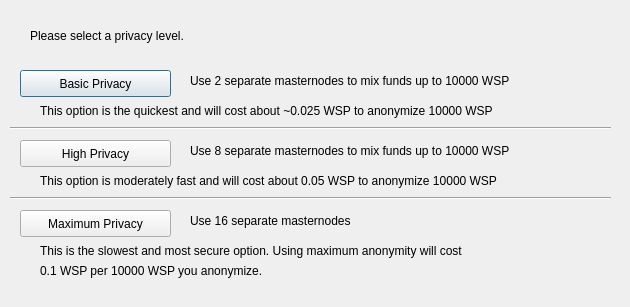
<?xml version="1.0" encoding="UTF-8"?>
<ui version="4.0">
    <class>ObfuscationConfig</class>
    <widget class="QDialog" name="ObfuscationConfig">
        <property name="geometry">
            <rect>
                <x>0</x>
                <y>0</y>
                <width>630</width>
                <height>307</height>
            </rect>
        </property>
        <property name="windowTitle">
            <string>Configure Obfuscation</string>
        </property>
        <widget class="QPushButton" name="buttonBasic">
            <property name="geometry">
                <rect>
                    <x>20</x>
                    <y>70</y>
                    <width>151</width>
                    <height>27</height>
                </rect>
            </property>
            <property name="text">
                <string>Basic Privacy</string>
            </property>
        </widget>
        <widget class="QPushButton" name="buttonHigh">
            <property name="geometry">
                <rect>
                    <x>20</x>
                    <y>140</y>
                    <width>151</width>
                    <height>27</height>
                </rect>
            </property>
            <property name="text">
                <string>High Privacy</string>
            </property>
        </widget>
        <widget class="QPushButton" name="buttonMax">
            <property name="geometry">
                <rect>
                    <x>20</x>
                    <y>210</y>
                    <width>151</width>
                    <height>27</height>
                </rect>
            </property>
            <property name="text">
                <string>Maximum Privacy</string>
            </property>
        </widget>
        <widget class="QLabel" name="label">
            <property name="geometry">
                <rect>
                    <x>30</x>
                    <y>20</y>
                    <width>571</width>
                    <height>31</height>
                </rect>
            </property>
            <property name="text">
                <string>Please select a privacy level.</string>
            </property>
        </widget>
        <widget class="QLabel" name="label_2">
            <property name="geometry">
                <rect>
                    <x>190</x>
                    <y>70</y>
                    <width>421</width>
                    <height>21</height>
                </rect>
            </property>
            <property name="text">
                <string>Use 2 separate masternodes to mix funds up to 10000 WSP</string>
            </property>
        </widget>
        <widget class="QLabel" name="label_3">
            <property name="geometry">
                <rect>
                    <x>190</x>
                    <y>140</y>
                    <width>411</width>
                    <height>21</height>
                </rect>
            </property>
            <property name="text">
                <string>Use 8 separate masternodes to mix funds up to 10000 WSP</string>
            </property>
        </widget>
        <widget class="QLabel" name="label_4">
            <property name="geometry">
                <rect>
                    <x>190</x>
                    <y>210</y>
                    <width>421</width>
                    <height>21</height>
                </rect>
            </property>
            <property name="text">
                <string>Use 16 separate masternodes</string>
            </property>
        </widget>
        <widget class="QLabel" name="label_6">
            <property name="geometry">
                <rect>
                    <x>40</x>
                    <y>100</y>
                    <width>561</width>
                    <height>21</height>
                </rect>
            </property>
            <property name="text">
                <string>This option is the quickest and will cost about ~0.025 WSP to anonymize 10000 WSP</string>
            </property>
        </widget>
        <widget class="QLabel" name="label_7">
            <property name="geometry">
                <rect>
                    <x>40</x>
                    <y>170</y>
                    <width>561</width>
                    <height>21</height>
                </rect>
            </property>
            <property name="text">
                <string>This option is moderately fast and will cost about 0.05 WSP to anonymize 10000 WSP</string>
            </property>
        </widget>
        <widget class="QLabel" name="label_8">
            <property name="geometry">
                <rect>
                    <x>40</x>
                    <y>240</y>
                    <width>561</width>
                    <height>21</height>
                </rect>
            </property>
            <property name="text">
                <string>This is the slowest and most secure option. Using maximum anonymity will cost</string>
            </property>
        </widget>
        <widget class="QLabel" name="label_9">
            <property name="geometry">
                <rect>
                    <x>40</x>
                    <y>260</y>
                    <width>561</width>
                    <height>21</height>
                </rect>
            </property>
            <property name="text">
                <string>0.1 WSP per 10000 WSP you anonymize.</string>
            </property>
        </widget>
        <widget class="Line" name="line">
            <property name="geometry">
                <rect>
                    <x>10</x>
                    <y>120</y>
                    <width>601</width>
                    <height>16</height>
                </rect>
            </property>
            <property name="orientation">
                <enum>Qt::Horizontal</enum>
            </property>
        </widget>
        <widget class="Line" name="line_2">
            <property name="geometry">
                <rect>
                    <x>10</x>
                    <y>190</y>
                    <width>601</width>
                    <height>16</height>
                </rect>
            </property>
            <property name="orientation">
                <enum>Qt::Horizontal</enum>
            </property>
        </widget>
    </widget>
    <resources/>
    <connections/>
</ui>
